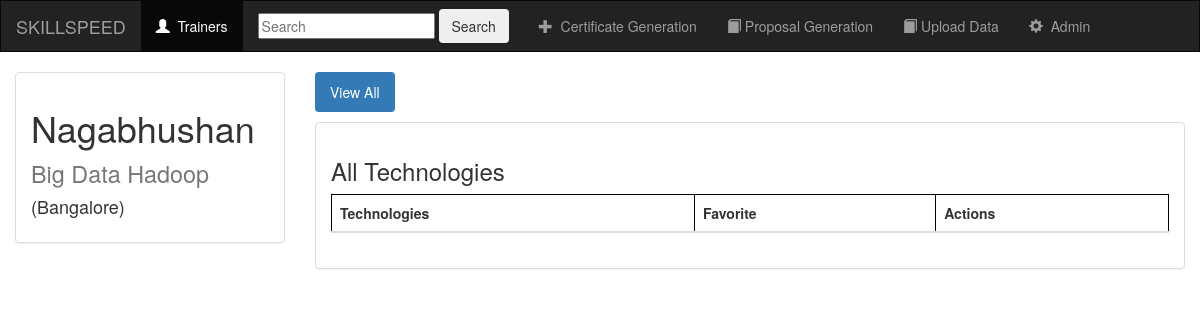
The app's page /trainer/26/ with its own data.
### trainer/models.py (models this page shows, shortened)
class Trainer(models.Model):
    technology = models.CharField(max_length=250)
    name= models.CharField(max_length=250)
    location= models.CharField(max_length=100)
    email = models.CharField(max_length=200, default="@gmail.com")
    contact = models.CharField(max_length=20, default="+91")
    trainer_profile= models.FileField()

### trainer/views.py (the view)
# urls.py: url(r'^(?P<pk>[0-9]+)/$',views.DetailView.as_view(),name='details'),
class DetailView(generic.DetailView):
    model=Trainer
    template_name='trainer/details.html'
    context_object_name = 'trainer'

### trainer/templates/trainer/details.html (shortened to what this page needs)
{% extends 'trainer/base.html' %}
{% block body %}
  <div class="container-fluid songs-container">
    <div class="row">
        <div class="col-sm-4 col-md-3">
            <div class="panel panel-default">
                <div class="panel-body">
                    <h1>{{ trainer.name }} <small>{{ trainer.technology }}</small></h1>
                    <h4>({{ trainer.location }})</h4>
                </div>
            </div>
        </div>
        <div class="col-sm-8 col-md-9">
            <ul class="nav nav-pills" style="margin-bottom: 10px">
                <li class="active"><a href="{% url 'trainer:index'%}">View All</a></li>
            </ul>
            <div class="panel panel-default">
                <div class="panel-body">
                    <h3>All Technologies</h3>
                    <table class="table">
                        <thead>
                        <tr>
                            <th>Technologies</th>
                            <th>Favorite</th>
                            <th>Actions</th>
                        </tr>
                        </thead>
                    </table>
                </div>
            </div>
    </div>
  </div>
{% endblock %}

### trainer/static/trainer/style.css (style rules this page uses)
table, th, td { border: 1px solid black; }

### records on screen
Trainer: name "Nagabhushan", technology "Big Data Hadoop", location "Bangalore"
